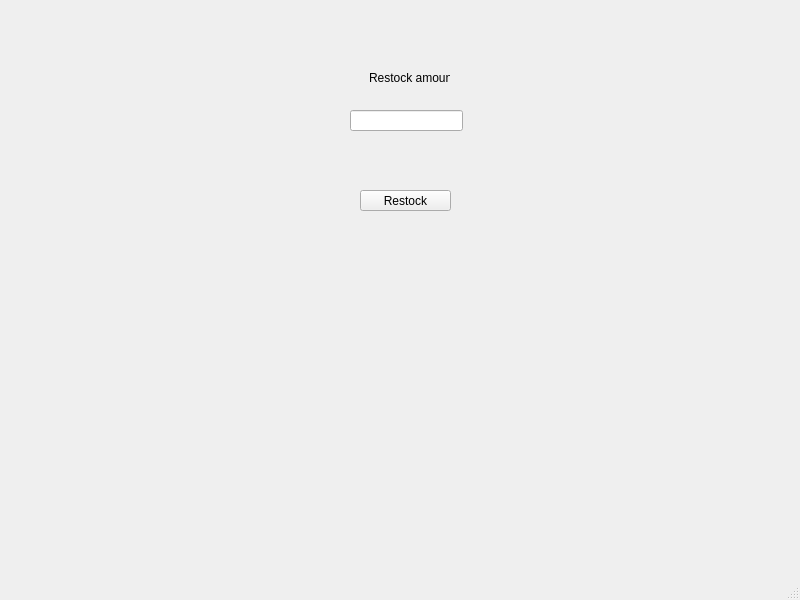
<?xml version="1.0" encoding="UTF-8"?>
<ui version="4.0">
 <class>ReStock</class>
 <widget class="QMainWindow" name="ReStock">
  <property name="geometry">
   <rect>
    <x>0</x>
    <y>0</y>
    <width>800</width>
    <height>600</height>
   </rect>
  </property>
  <property name="windowTitle">
   <string>MainWindow</string>
  </property>
  <widget class="QWidget" name="centralwidget">
   <widget class="QLineEdit" name="restockAmount">
    <property name="geometry">
     <rect>
      <x>350</x>
      <y>110</y>
      <width>113</width>
      <height>21</height>
     </rect>
    </property>
   </widget>
   <widget class="QLabel" name="label">
    <property name="geometry">
     <rect>
      <x>369</x>
      <y>70</y>
      <width>81</width>
      <height>16</height>
     </rect>
    </property>
    <property name="text">
     <string>Restock amount</string>
    </property>
   </widget>
   <widget class="QPushButton" name="restockButton">
    <property name="geometry">
     <rect>
      <x>360</x>
      <y>190</y>
      <width>91</width>
      <height>21</height>
     </rect>
    </property>
    <property name="text">
     <string>Restock</string>
    </property>
   </widget>
  </widget>
  <widget class="QStatusBar" name="statusbar"/>
 </widget>
 <resources/>
 <connections/>
</ui>
